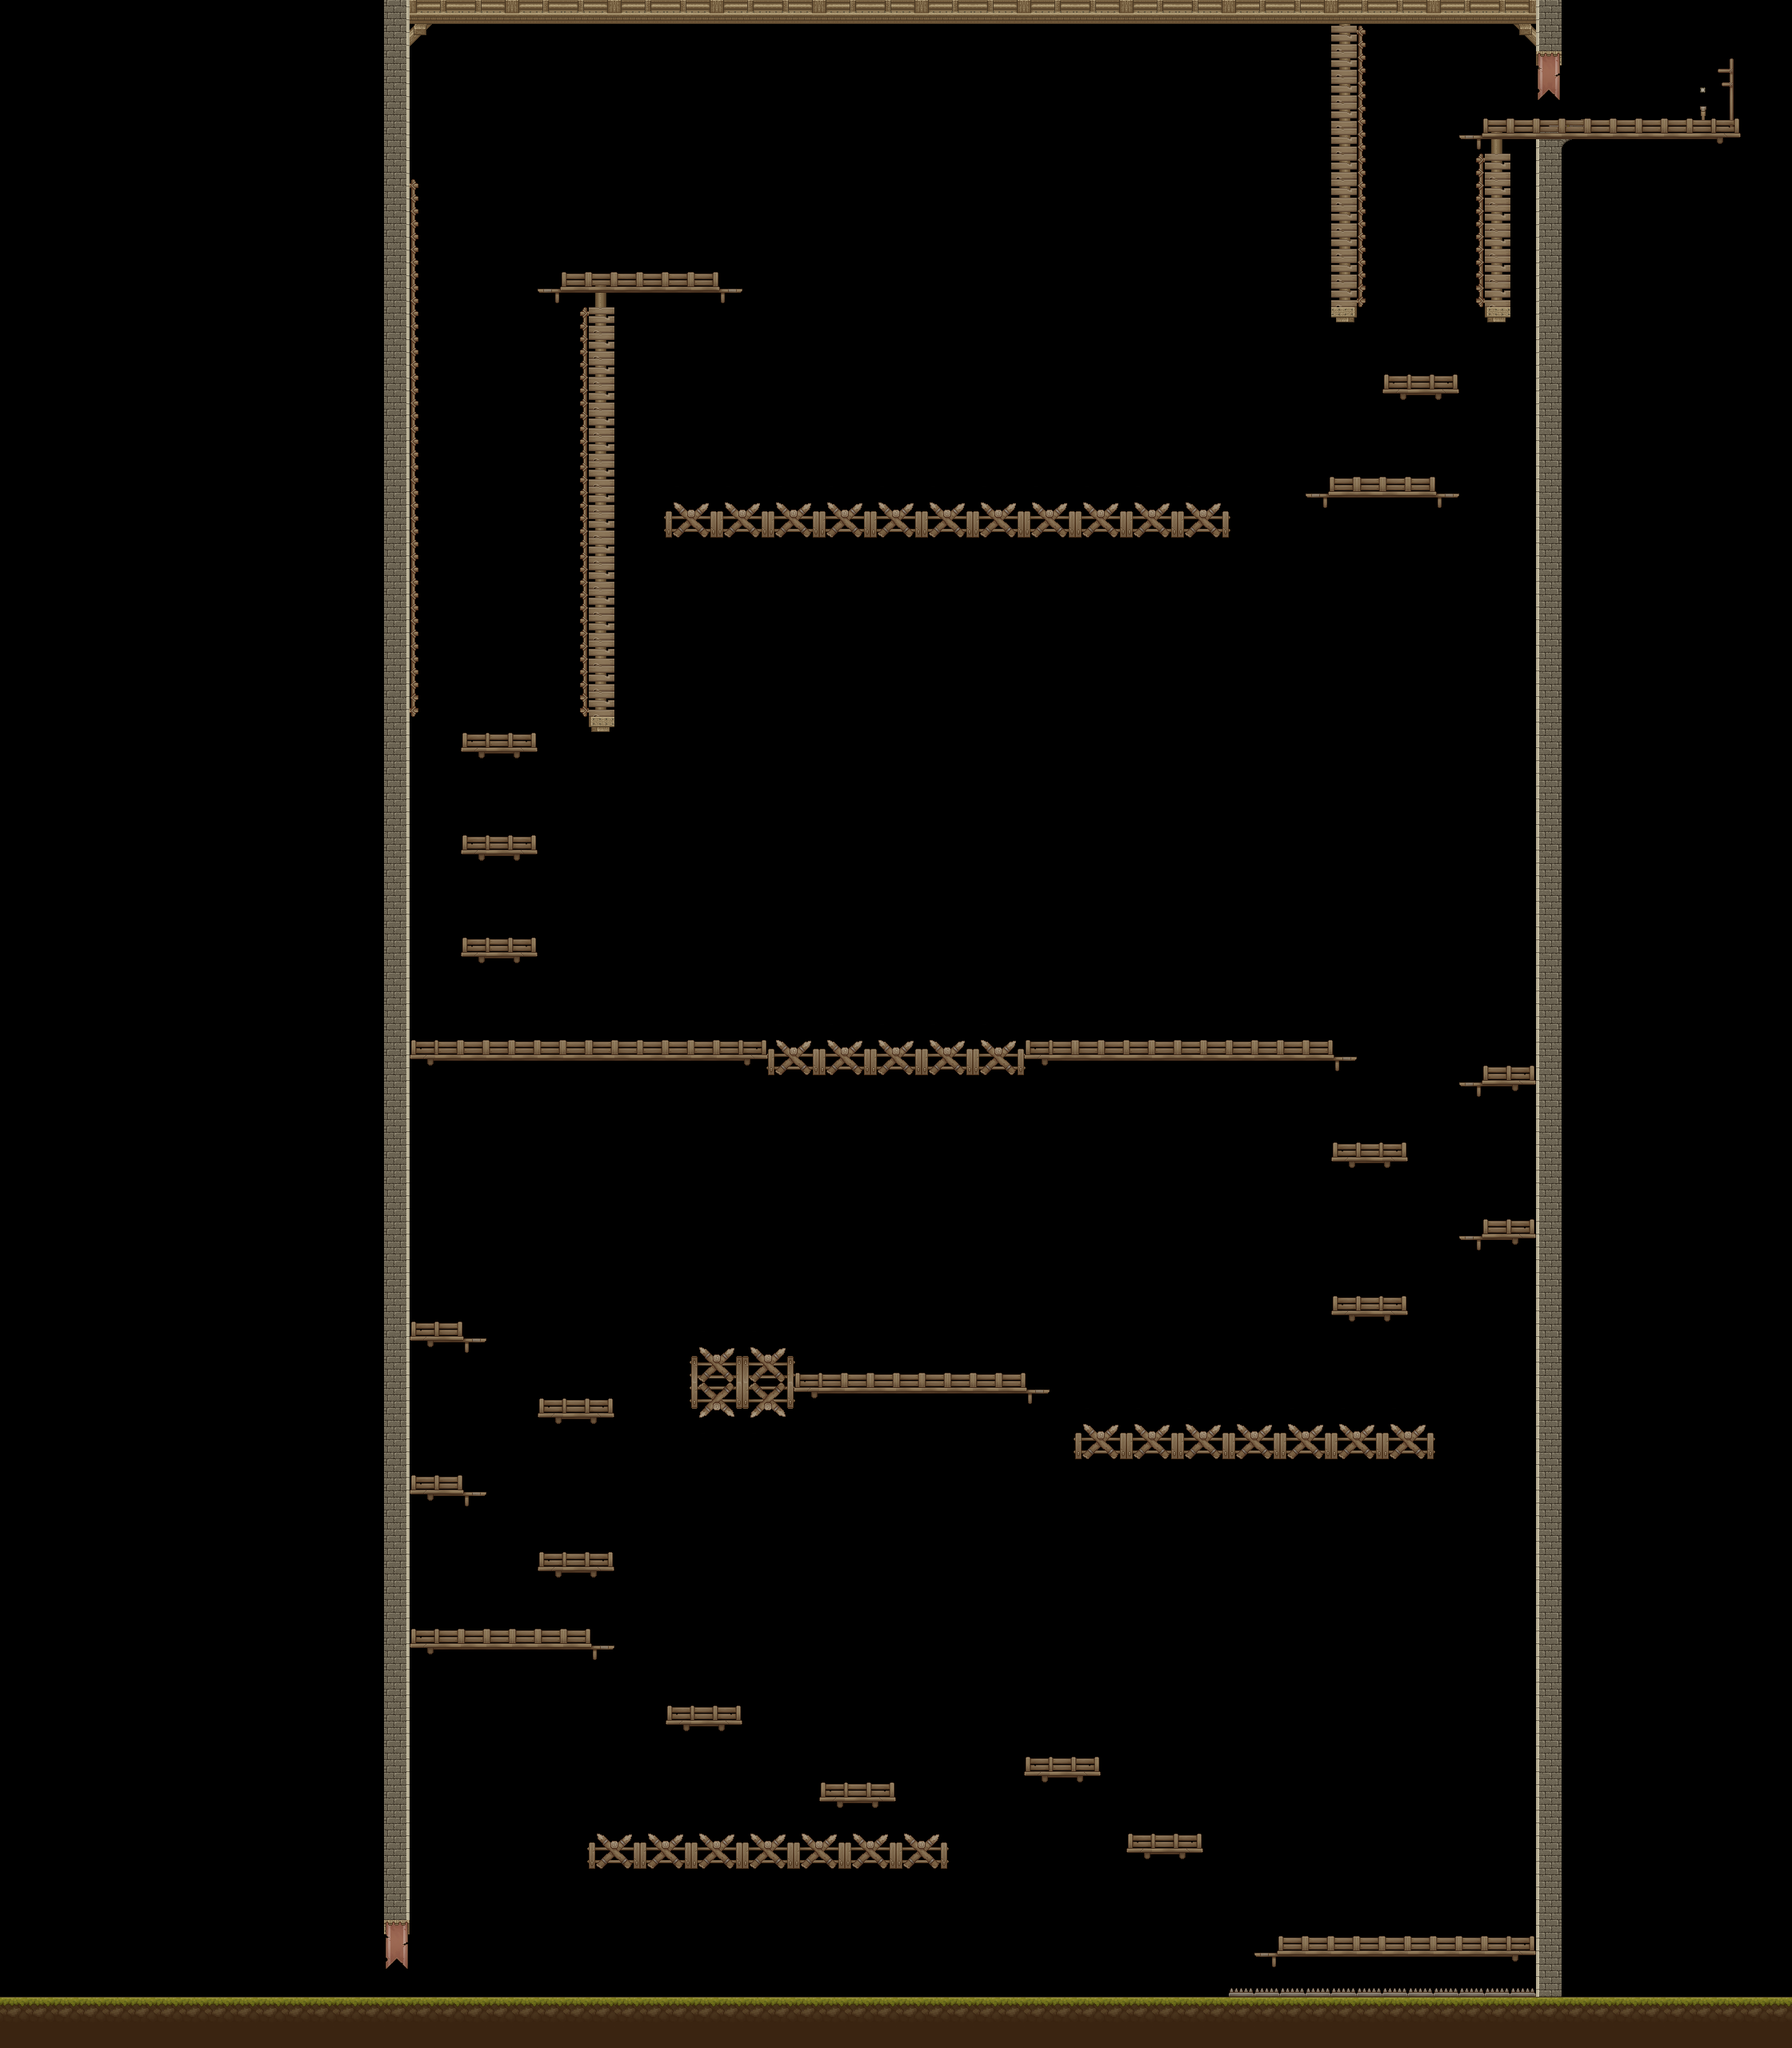

Below is a game level as drawn by its tile map, then a one-line description and the .tmx that defines it (tile-layer data replaced by summaries):
An orthogonal 70x80 tile map with 32x32 px tiles, 5 tile layers (wall 2, wall 1, platforms, spike, ...), 4 tilesets and 88 objects (55x platform, 8x enemyLimit, 7x spike, 4x walljump, 4x checkpoint, ...).

<map version="1.8" tiledversion="1.8.4" orientation="orthogonal" renderorder="right-down" width="70" height="80" tilewidth="32" tileheight="32" infinite="0" nextlayerid="27" nextobjectid="588">
 <properties>
  <property name="star1time" type="float" value="7" />
 </properties>
 <tileset firstgid="1" name="TX Tileset Ground" tilewidth="32" tileheight="32" tilecount="256" columns="16">
  <image source="TX Tileset Ground.png" width="512" height="512" />
 </tileset>
 <tileset firstgid="257" name="TX Village Props" tilewidth="32" tileheight="32" tilecount="1024" columns="32">
  <image source="TX Village Props.png" width="1024" height="1024" />
 </tileset>
 <tileset firstgid="1281" name="TX Chest Animation" tilewidth="32" tileheight="32" tilecount="256" columns="16">
  <image source="TX Chest Animation.png" width="512" height="512" />
 </tileset>
 <tileset firstgid="1537" name="addwork" tilewidth="32" tileheight="32" spacing="1" tilecount="682" columns="11">
  <image source="addwork.png" width="384" height="2048" />
 </tileset>
 <layer id="20" name="wall 2" width="70" height="80">
  <data>[5600 cells, 386 non-empty, 17 distinct tile ids]</data>
 </layer>
 <layer id="22" name="wall 1" width="70" height="80">
  <data>[5600 cells, 214 non-empty, 18 distinct tile ids]</data>
 </layer>
 <layer id="24" name="platforms" width="70" height="80">
  <data>[5600 cells, 299 non-empty, 12 distinct tile ids]</data>
 </layer>
 <layer id="23" name="spike" width="70" height="80">
  <data>[5600 cells, 148 non-empty, 5 distinct tile ids]</data>
 </layer>
 <layer id="19" name="ground" width="70" height="80">
  <data>[5600 cells, 140 non-empty, 2 distinct tile ids]</data>
 </layer>
 <objectgroup id="5" name="Livello di oggetti 1">
  <object id="62" name="ground" type="platform" x="0" y="2496" width="2239" height="8.16459" />
  <object id="75" name="spikes" type="spike" x="1536" y="2484.82" width="383.89" height="10.8583" />
  <object id="224" name="Skeleton" type="skeleton" x="700.982" y="2441.1" width="45" height="55" />
  <object id="235" name="spikes" type="spike" x="746.01" y="2291.73" width="427.481" height="11.7902" />
  <object id="236" name="platform" type="platform" x="736" y="2304" width="446.659" height="31.7564" />
  <object id="237" name="platform" type="platform" x="1279.72" y="2214.42" width="95.784" height="8.2564" />
  <object id="238" name="platform" type="platform" x="1407.9" y="2310.67" width="95.784" height="8.2564" />
  <object id="239" name="platform" type="platform" x="1597.11" y="2438.37" width="322.284" height="8.2564" />
  <object id="240" name="wall" type="platform" x="1919.8" y="173.939" width="32.182" height="2322.68" />
  <object id="242" name="wall" type="platform" x="480" y="0" width="31.784" height="2431.95" />
  <object id="243" name="platform" type="platform" x="1024.36" y="2246.04" width="95.784" height="8.2564" />
  <object id="244" name="platform" type="platform" x="832.214" y="2150" width="95.784" height="8.2564" />
  <object id="245" name="platform" type="platform" x="512.077" y="2054.1" width="228.284" height="8.2564" />
  <object id="248" name="platform" type="platform" x="740.426" y="2057.21" width="27.6022" height="5.14968" />
  <object id="249" name="platform" type="platform" x="1567.9" y="2440.93" width="29.2656" height="5.64968" />
  <object id="498" name="platform" type="platform" x="580.199" y="1865.18" width="27.6022" height="5.14968" />
  <object id="499" name="platform" type="platform" x="512.375" y="1862.06" width="68.2423" height="8.25502" />
  <object id="500" name="platform" type="platform" x="579.778" y="1672.99" width="27.6022" height="5.14968" />
  <object id="501" name="platform" type="platform" x="511.954" y="1669.87" width="68.2423" height="8.25502" />
  <object id="502" name="platform" type="platform" x="672" y="1958" width="95.784" height="8.2564" />
  <object id="503" name="platform" type="platform" x="671.983" y="1766.12" width="95.784" height="8.2564" />
  <object id="504" name="spikes" type="spike" x="1354.01" y="1779.49" width="427.481" height="11.7902" />
  <object id="505" name="platform" type="platform" x="1344" y="1791.76" width="446.659" height="31.7564" />
  <object id="506" name="platform" type="platform" x="992.5" y="1734.8" width="291.284" height="7.71095" />
  <object id="507" name="platform" type="platform" x="1283.85" y="1737.36" width="27.6022" height="5.14968" />
  <object id="508" name="platform" type="platform" x="864.199" y="1696.56" width="127.102" height="63.1497" />
  <object id="509" name="box" type="box" x="1094.18" y="1649.64" width="60" height="60" />
  <object id="510" name="spikes" type="spike" x="864" y="1760" width="127.648" height="11.7902" />
  <object id="511" name="spikes" type="spike" x="863.926" y="1684.1" width="127.648" height="11.7902" />
  <object id="513" name="platform" type="platform" x="1343.45" y="1777.18" width="10.6022" height="14.1497" />
  <object id="515" name="platform" type="platform" x="1781.2" y="1777.43" width="10.6022" height="14.1497" />
  <object id="516" name="platform" type="platform" x="1824.43" y="1545.18" width="27.6022" height="5.14968" />
  <object id="517" name="platform" type="platform" x="1851.62" y="1542.06" width="68.2423" height="8.25502" />
  <object id="518" name="platform" type="platform" x="1824.85" y="1352.99" width="27.6022" height="5.14968" />
  <object id="519" name="platform" type="platform" x="1852.04" y="1349.87" width="68.2423" height="8.25502" />
  <object id="520" name="platform" type="platform" x="1664.45" y="1638" width="95.784" height="8.2564" />
  <object id="521" name="platform" type="platform" x="1664.47" y="1446.12" width="95.784" height="8.2564" />
  <object id="522" name="platform" type="platform" x="1280.67" y="1317.82" width="386.549" height="8.2564" />
  <object id="523" name="platform" type="platform" x="1668.26" y="1320.79" width="27.6022" height="5.14968" />
  <object id="525" name="platform" type="platform" x="960.091" y="1312.28" width="319.647" height="31.3315" />
  <object id="526" name="spikes" type="spike" x="960.182" y="1299.82" width="319.83" height="11.7902" />
  <object id="527" name="platform" type="platform" x="511.877" y="1318.35" width="447.352" height="8.28671" />
  <object id="530" name="platform" type="platform" x="576.275" y="1189.75" width="95.784" height="8.2564" />
  <object id="531" name="platform" type="platform" x="575.858" y="1062.12" width="95.784" height="8.2564" />
  <object id="532" name="platform" type="platform" x="576.108" y="934.372" width="95.784" height="8.2564" />
  <object id="533" name="platform" type="platform" x="699.818" y="358.182" width="197.841" height="8.2564" />
  <object id="534" name="platform" type="platform" x="672.125" y="360.75" width="27.6022" height="5.14968" />
  <object id="535" name="platform" type="platform" x="899.619" y="360.732" width="27.6022" height="5.14968" />
  <object id="536" name="platform" type="platform" x="1659.72" y="614.333" width="136.398" height="8.2564" />
  <object id="537" name="platform" type="platform" x="1632.03" y="616.901" width="27.6022" height="5.14968" />
  <object id="538" name="platform" type="platform" x="1796.25" y="616.75" width="27.6022" height="5.14968" />
  <object id="539" name="platform" type="platform" x="1727.75" y="485.75" width="95.784" height="8.2564" />
  <object id="541" name="platform" type="platform" x="1851.65" y="166.455" width="323.853" height="8.2564" />
  <object id="542" name="platform" type="platform" x="1823.96" y="169.023" width="27.6022" height="5.14968" />
  <object id="543" name="platform" type="platform" x="2161.47" y="72.8797" width="5.6022" height="92.9679" />
  <object id="544" name="wall" type="platform" x="1920" y="0" width="32.1022" height="73.4679" />
  <object id="545" name="wall" type="platform" x="1664" y="32" width="32.1022" height="370.718" />
  </objectgroup>
</map>
<!-- 31 of 88 objects omitted -->
